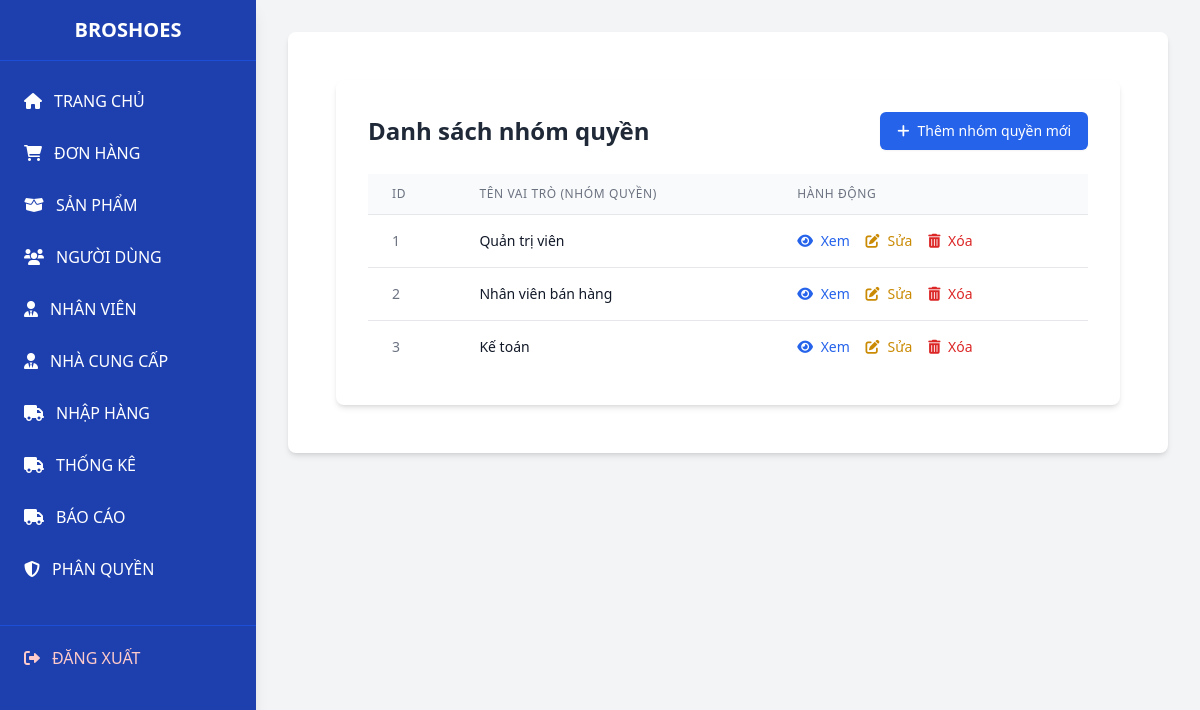
The page /admin/admin.php?page=decentralization&action=list (signed in) on the database its author committed.
### tables this page shows
CREATE TABLE `vai_tro` (
  `id` int(11) NOT NULL,
  `ten_vai_tro` varchar(100) NOT NULL,
  `trangthai` tinyint(1) NOT NULL DEFAULT 1
);

### admin/models/Permission.php (called while the page is built, shortened)
<?php
    class Permission {
        private $db;
        public function __construct($db) {
            $this->db = $db;
        }
        public function getAll() {
            $query = "SELECT * FROM vai_tro WHERE trangthai = 1";
            $stmt = $this->db->prepare($query);
            $stmt->execute();
            return $stmt->fetchAll(PDO::FETCH_ASSOC);
        }
        public function getPermissionsByRole($RoleID) {
            $query = "SELECT ma_quyen FROM quyen WHERE id IN (SELECT id_quyen FROM chitiet_vaitro_quyen WHERE id_vaitro = :roleID)";
            $stmt = $this->db->prepare($query);
            $stmt->bindParam(':roleID', $RoleID, PDO::PARAM_INT);
            $stmt->execute();
            return $stmt->fetchAll(PDO::FETCH_COLUMN, 0);
        }
    }

### admin/views/permission/list.php (the view, shortened to what this page needs)
<?php
function renderButton($text, $href = '#', $iconClass = '', $itemclass= '',$disabled = false , )
{
    $itemclass .= $disabled ? 'cursor-not-allowed' : '';
    $hrefAttribute = $disabled ? '' : 'href="' . $href . '"';
    echo '<a ' . $hrefAttribute . ' class="' . $itemclass . '" >';
    if (!empty($iconClass)) {
        echo '<i class="' . $iconClass . ' mr-2"></i>';
    }
    echo $text;
    echo '</a>';
}
?>
<!DOCTYPE html>
<html>
<head>
</head>
<body>
    <div class="max-w-7xl mx-auto p-6">
        <div class="bg-white rounded-lg shadow-md p-8">
            <div class="flex justify-between items-center mb-6">
                <h2 class="text-2xl font-bold text-gray-800">Danh sách nhóm quyền</h2>
                <?php renderButton('Thêm nhóm quyền mới' , 'admin.php?page=decentralization&action=add' , 'fas fa-plus mr-2', 'inline-flex items-center px-4 py-2 border border-transparent rounded-md shadow-sm text-sm font-medium text-white bg-blue-600 hover:bg-blue-700', !$hasPermissionAddPermission) ?>
            </div>
            <div class="overflow-x-auto">
                <table class="min-w-full divide-y divide-gray-200">
                    <thead class="bg-gray-50">
                        <tr>
                            <th class="px-6 py-3 text-left text-xs font-medium text-gray-500 uppercase tracking-wider">ID</th>
                            <th class="px-6 py-3 text-left text-xs font-medium text-gray-500 uppercase tracking-wider">Tên vai trò (nhóm quyền)</th>
                            <th class="px-6 py-3 text-left text-xs font-medium text-gray-500 uppercase tracking-wider">Hành động</th>
                        </tr>
                    </thead>
                    <tbody class="bg-white divide-y divide-gray-200">
                        <?php if (!empty($permissions)): ?>
                            <?php foreach ($permissions as $permission): ?>
                                <tr class="hover:bg-gray-50">
                                    <td class="px-6 py-4 whitespace-nowrap text-sm text-gray-500">
                                        <?php echo htmlspecialchars($permission['id']); ?>
                                    </td>
                                    <td class="px-6 py-4 whitespace-nowrap text-sm text-gray-900">
                                        <?php echo htmlspecialchars($permission['ten_vai_tro']); ?>
                                    </td>
                                    <td class="px-6 py-4 whitespace-nowrap text-sm font-medium space-x-3">
                                        <a href="admin.php?page=decentralization&action=detail&id=<?php echo $permission['id']; ?>"
                                            class="text-blue-600 hover:text-blue-900">
                                            <i class="fas fa-eye mr-1"></i> Xem
                                        </a>
                                        <?= ($hasPermissionDeletePermission) ? '<a href="admin.php?page=decentralization&action=delete&id='.$permission['id'].'"
                                        class="text-red-600 hover:text-red-900" onclick="return confirm(\'Bạn chắc chắn muốn xóa nhóm quyền này?\')">
                                            <i class="fas fa-trash-alt mr-1"></i> Xóa
                                        </a>' : '<a
                                        class="text-red-600 hover:text-red-900 cursor-not-allowed" >
                                            <i class="fas fa-trash-alt mr-1"></i> Xóa
                                        </a>' ?>
                                    </td>
                                </tr>
                            <?php endforeach; ?>
                        <?php endif; ?>
                    </tbody>
                </table>
            </div>
        </div>
    </div>
</body>
</html>

### rows shown on the page
vai_tro: id "1", ten_vai_tro "Quản trị viên"
vai_tro: id "2", ten_vai_tro "Nhân viên bán hàng"
vai_tro: id "3", ten_vai_tro "Kế toán"

### other values the page prints
$text "Thêm nhóm quyền mới"
